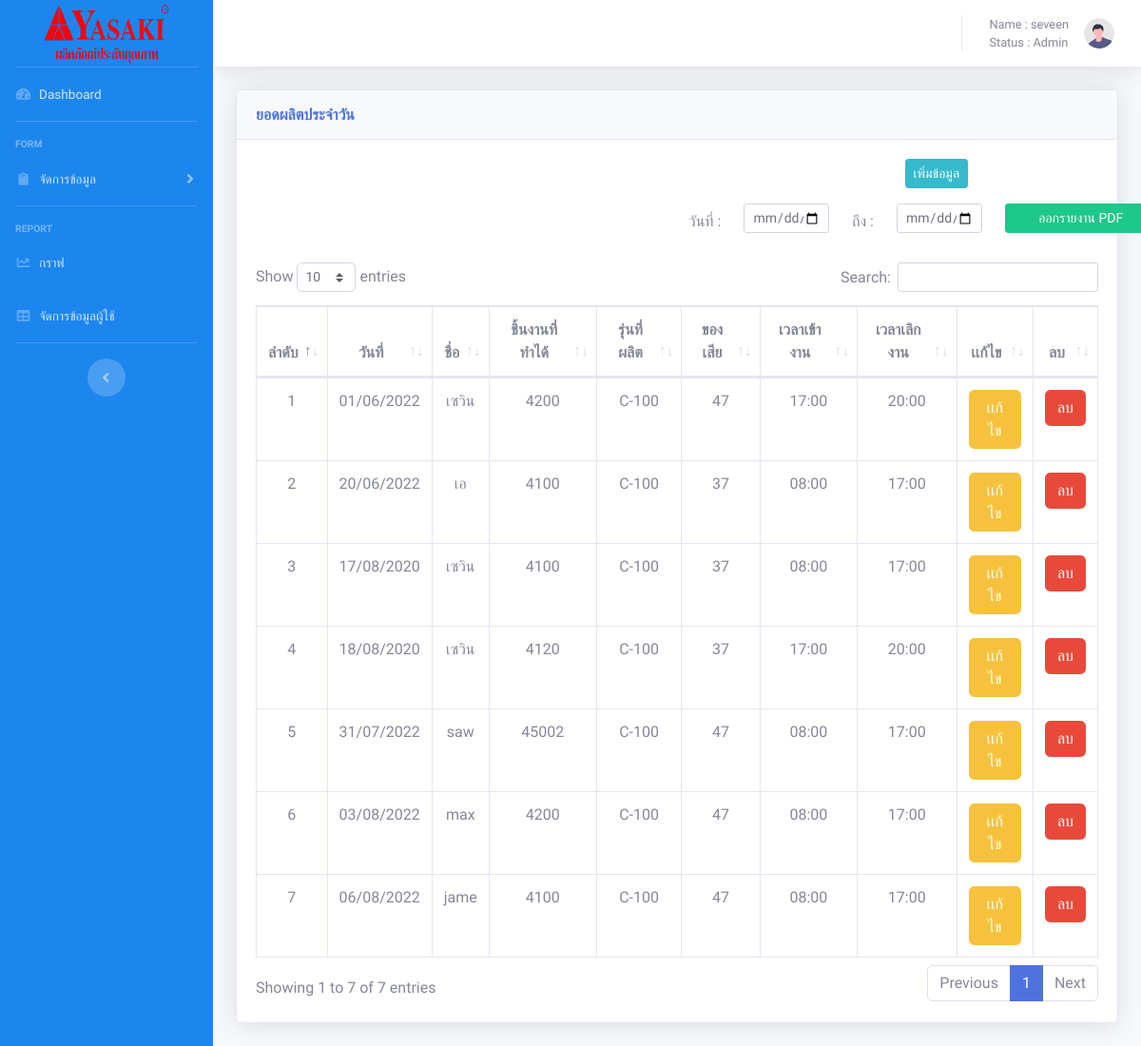
Screenshot of /admin/tables.php (signed in) with the database file from the repository.
### tables this page shows
CREATE TABLE `employee` (
  `E_id` int(20) NOT NULL,
  `EName` varchar(20) NOT NULL,
  `Econ` int(20) NOT NULL,
  `Epro` varchar(20) NOT NULL,
  `Edel` int(11) NOT NULL,
  `Etime` varchar(20) NOT NULL,
  `Etimet` varchar(20) NOT NULL,
  `DATE` date NOT NULL
);

### admin/tables.php (the view, shortened to what this page needs)
<!DOCTYPE html>
<html lang="en">
<head>
    <link href="vendor/fontawesome-free/css/all.min.css" rel="stylesheet" type="text/css">
    <link href="css/sb-admin-2.min.css" rel="stylesheet">
    <link href="vendor/datatables/dataTables.bootstrap4.min.css" rel="stylesheet">
</head>
<body id="page-top" style="font-family: 'Pridi', serif;">
    <div id="wrapper">
        <ul class="navbar-nav  sidebar sidebar-dark accordion" style="background-color: rgb(28 134 238);" id="accordionSidebar">
            <a class="sidebar-brand d-flex align-items-center justify-content-center" href="home.php">
                <div class="">
                    <img src="img/logo.png" height="65px" width="140px">
                </div>
            </a>
            <hr class="sidebar-divider my-0">
            <li class="nav-item">
                <a class="nav-link" href="home.php">
                    <i class="fas fa-fw fa-tachometer-alt"></i>
                    <span>Dashboard</span></a>
            </li>
            <hr class="sidebar-divider">
            <div class="sidebar-heading">
                Form
            </div>
            <li class="nav-item">
                <a class="nav-link collapsed" href="#" data-toggle="collapse" data-target="#collapseTwo" aria-expanded="true" aria-controls="collapseTwo">
                    <i class="fas fa-fw fa-clipboard"></i>
                    <span>จัดการข้อมูล</span>
                </a>
            </li>
            <hr class="sidebar-divider">
            <div class="sidebar-heading">
                Report
            </div>
            <li class="nav-item">
                <a class="nav-link" href="charts.php">
                    <i class="fas fa-fw fa-chart-line"></i>
                    <span>กราฟ</span></a>
            </li>
            <li class="nav-item">
                <a class="nav-link" href="user.php">
                    <i class="fas fa-fw fa-table"></i>
                    <span>จัดการข้อมูลผู้ใช้</span></a>
            </li>
            <hr class="sidebar-divider d-none d-md-block">
            <div class="text-center d-none d-md-inline">
                <button class="rounded-circle border-0" id="sidebarToggle"></button>
            </div>
        </ul>
        <div id="content-wrapper" class="d-flex flex-column">
            <div id="content">
                <nav class="navbar navbar-expand navbar-light bg-white topbar mb-4 static-top shadow">
                    <ul class="navbar-nav ml-auto">
                        <li class="nav-item dropdown no-arrow">
                            <a class="nav-link dropdown-toggle" href="#" id="userDropdown" role="button" data-toggle="dropdown" aria-haspopup="true" aria-expanded="false">
                                <span class="mr-2 d-none d-lg-inline text-gray-600 small">Name : <?php echo $_SESSION["user"] ?> <br>Status : <?php echo $_SESSION["status"] ?> </span>
                                <img class="img-profile rounded-circle" src="img/undraw_profile.svg">
                            </a>
                        </li>
                    </ul>
                </nav>
                <div class="container-fluid">
                    <div class="card shadow mb-4">
                        <div class="card-header py-3">
                            <h6 class="m-0 font-weight-bold text-primary">ยอดผลิตประจำวัน</h6>
                        </div>
                        <div class="card-body">
                            <div class="row mb-4">
                                <div class="col-6"></div>
                                <div class="col-6">
                                    <div class="row">
                                        <div class="col-6"></div>
                                        <div class="col-6 col order-last"><a href="addtables.php"><button type="button" class="btn-info btn-sm btn ">เพิ่มข้อมูล</button></a></div>
                                    </div>
                                    <div class="row mt-3">
                                        <div class="col-auto">
                                            <label for="d1" class="col-form-label">วันที่ : </label>
                                        </div>
                                        <div class="col-sm-3"><input type="date" name="d1" id="d1" class="form-control form-control-sm"></div>
                                        <div class="col-auto">
                                            <label for="d2" class="col-form-label">ถึง : </label>
                                        </div>
                                        <div class="col-sm-3"><input type="date" name="d2" id="d2" class="form-control form-control-sm"></div>
                                        <div class="col-sm-3"><button type="button" id="pdf" class="btn btn-sm btn-success" onclick="x()" style="width: 10rem;"><i class="bi bi-filetype-pdf"></i> ออกรายงาน PDF</button></div>
                                    </div>
                                </div>
                            </div>
                            <div class="table-responsive">
                                <table class="table table-bordered text-center" id="dataTable" width="100%" cellspacing="0">
                                    <thead>
                                        <tr>
                                            <th>ลำดับ</th>
                                            <th>วันที่</th>
                                            <th>ชื่อ</th>
                                            <th>ชิ้นงานที่ทำได้</th>
                                            <th>รุ่นที่ผลิต</th>
                                            <th>ของเสีย</th>
                                            <th>เวลาเข้างาน</th>
                                            <th>เวลาเลิกงาน</th>
                                            <th>เเก้ไข</th>
                                            <th>ลบ</th>
                                        </tr>
                                    </thead>
                                    <?php
                                    require('config.php');
                                    mysqli_query($conn, 'SET NAMES UTF8');
                                    $sql = "SELECT * FROM employee ";
                                    $query = mysqli_query($conn, $sql);
                                    $n1 = 0;
                                    while ($value = mysqli_fetch_array($query)) {
                                        $d = date_create($value['DATE']);
                                        $d1 = date_format($d, "d/m/Y");
                                        $n1++;
                                        echo '<tr>
                    <td>' . $n1 . '</td>
                    <td>' . $d1 . '</td>
                    <td>' . $value['EName'] . '</td>
                    <td>' . $value['Econ'] . '</td>
                    <td>' . $value['Epro'] . '</td>
                    <td>' . $value['Edel'] . '</td>
                    <td>' . $value['Etime'] . '</td>
                    <td>' . $value['Etimet'] . '</td>
                    <td><a href="edittables.php?id=' . $value['E_id'] . '"><button class="btn-warning btn-md btn">เเก้ไข</button></a></td>
                    <td><a href="Delete.php?edit=' . $value['E_id'] . '"><button class="btn-danger btn-md btn" onclick="del()">ลบ</button><a/></td>
                </tr>';
                                    }
                                    ?>
                                </table>
                            </div>
                        </div>
                    </div>
                </div>
            </div>
        </div>
    </div>
</body>
</html>

### rows the page displays
employee: DATE "01/06/2022", EName "เซวิน", Econ "4200", Epro "C-100", Edel "47", Etime "17:00", Etimet "20:00"
employee: DATE "20/06/2022", EName "เอ", Econ "4100", Epro "C-100", Edel "37", Etime "08:00", Etimet "17:00"
employee: DATE "17/08/2020", EName "เซวิน", Econ "4100", Epro "C-100", Edel "37", Etime "08:00", Etimet "17:00"
employee: DATE "18/08/2020", EName "เซวิน", Econ "4120", Epro "C-100", Edel "37", Etime "17:00", Etimet "20:00"
employee: DATE "31/07/2022", EName "saw", Econ "45002", Epro "C-100", Edel "47", Etime "08:00", Etimet "17:00"
employee: DATE "03/08/2022", EName "max", Econ "4200", Epro "C-100", Edel "47", Etime "08:00", Etimet "17:00"
employee: DATE "06/08/2022", EName "jame", Econ "4100", Epro "C-100", Edel "47", Etime "08:00", Etimet "17:00"

### other values shown
$_SESSION["user"] "seveen"
$_SESSION["status"] "Admin"
